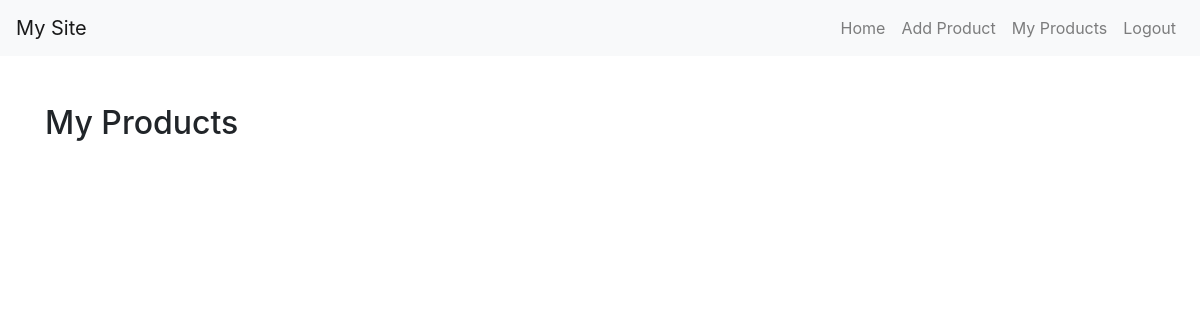
/my_products/ (signed in), run on an earlier commit of the app's database.
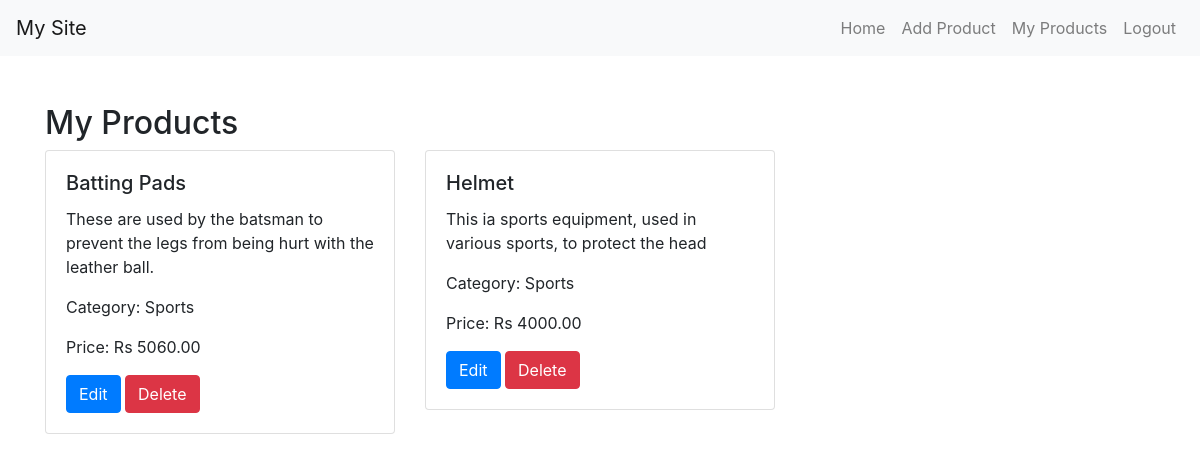
And on a later commit of the database.
### account/models.py (models this page shows, shortened)
class Product(models.Model):
    name = models.CharField(max_length=100)
    category = models.ForeignKey(ProductCategory, on_delete=models.CASCADE)
    description = models.TextField()
    price = models.DecimalField(max_digits=10, decimal_places=2)
    users = models.ManyToManyField(User, related_name='products')
    created_by = models.ForeignKey(User, on_delete=models.CASCADE, null=True, related_name='created_products')

class ProductCategory(models.Model):
    name = models.CharField(max_length=100)
    users = models.ManyToManyField(User, related_name='categories')

### account/views.py (the view)
# urls.py: path('my_products/', user_products, name='user_products'),
@login_required
def user_products(request):
    products = Product.objects.filter(users=request.user)
    return render(request, 'user_products.html', {'products': products})

### templates/user_products.html (shortened to what this page needs)
<!DOCTYPE html>
<html lang="en">
<head>
    <link rel="stylesheet" href="https://cdn.jsdelivr.net/npm/bootstrap@4.3.1/dist/css/bootstrap.min.css">
</head>
<body>
    <nav class="navbar navbar-expand-lg navbar-light bg-light">
        <a class="navbar-brand" href="#">My Site</a>
        <div class="collapse navbar-collapse">
            <ul class="navbar-nav ml-auto">
                <li class="nav-item">
                    <a class="nav-link" href="{% url 'home' %}">Home</a>
                </li>
                <li class="nav-item">
                    <a class="nav-link" href="{% url 'add_product' %}">Add Product</a>
                </li>
                <li class="nav-item">
                    <a class="nav-link" href="{% url 'user_products' %}">My Products</a>
                </li>
                <li class="nav-item">
                    <a class="nav-link" href="{% url 'logout' %}">Logout</a>
                </li>
            </ul>
        </div>
    </nav>
    <div class="container mt-5">
        <h2>My Products</h2>
        <div class="row">
            {% for product in products %}
            <div class="col-md-4 mb-4">
                <div class="card">
                    <div class="card-body">
                        <h5 class="card-title">{{ product.name }}</h5>
                        <p class="card-text">{{ product.description }}</p>
                        <p class="card-text">Category: {{ product.category.name }}</p>
                        <p class="card-text">Price: Rs {{ product.price }}</p>
                        <a href="{% url 'edit_product' product.id %}" class="btn btn-primary">Edit</a>
                        <a href="{% url 'delete_product' product.id %}" class="btn btn-danger">Delete</a>
                    </div>
                </div>
            </div>
            {% endfor %}
        </div>
    </div>
</body>
</html>

What changed in the data, as far as the page shows it:
added Product: name "Batting Pads", description "These are used by the batsman to prevent the legs from being hurt with the leather ball.", category.name "Sports", price "5060.00"
added Product: name "Helmet", description "This ia sports equipment, used in various sports, to protect the head", category.name "Sports", price "4000.00"
